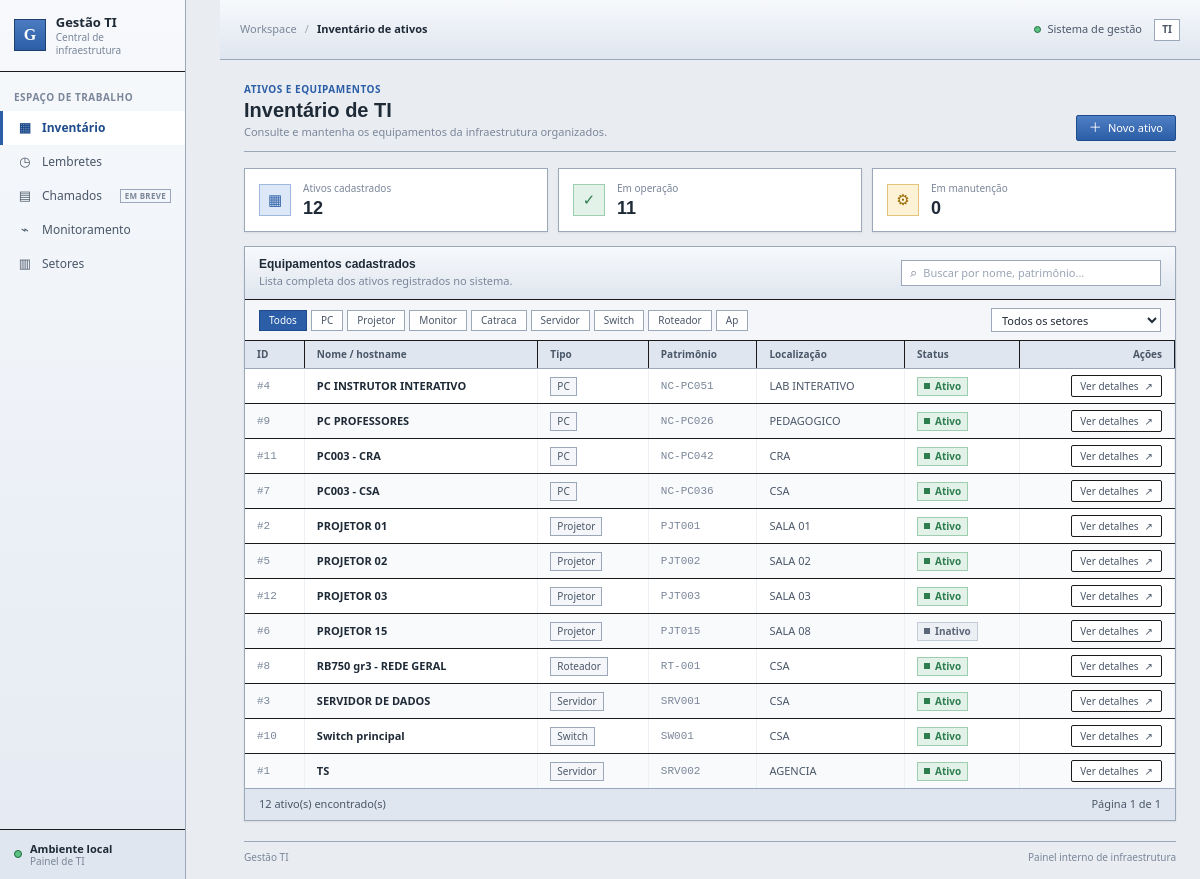
The page / on the database its author committed.
### database/models.py (models this page shows)
class Ativo(db.Model):
    __tablename__ = 'ativos'
    id = db.Column(db.Integer, primary_key=True)
    nome = db.Column(db.String(150), nullable=False)
    tipo = db.Column(db.String(50), nullable=False)
    patrimonio = db.Column(db.String(50))
    localizacao = db.Column(db.String(150))
    status = db.Column(db.String(30), default='Ativo')
    observacoes = db.Column(db.Text, default='')
    criado_em = db.Column(db.DateTime, default=agora)
    setor_id = db.Column(db.Integer, db.ForeignKey('setores.id'), index=True)
    configuracoes = db.relationship(
        'Configuracao', backref='ativo', lazy=True, cascade='all, delete-orphan'
    )

### services/ativo_services.py (the view, shortened to what this page needs)
def index():
    tipo = request.args.get('tipo')
    if tipo not in TIPOS_ATIVO:
        tipo = None
    setor_id = request.args.get('setor_id', type=int)
    q = (request.args.get('q') or '').strip()
    page = request.args.get('page', 1, type=int)
    query = Ativo.query.options(joinedload(Ativo.setor))
    if tipo:
        query = query.filter(Ativo.tipo == tipo)
    if setor_id:
        query = query.filter(Ativo.setor_id == setor_id)
    paginacao = query.order_by(Ativo.nome).paginate(page=page, per_page=POR_PAGINA, error_out=False)
    por_status = dict(db.session.query(Ativo.status, func.count(Ativo.id)).group_by(Ativo.status).all())
    return render_template(
        'index.html',
        ativos=paginacao.items, paginacao=paginacao, q=q,
        total_geral=sum(por_status.values()),
        total_ativos=por_status.get('Ativo', 0),
        total_manutencao=por_status.get('Em manutenção', 0),
        tipos=TIPOS_ATIVO, tipo_filtro=tipo,
        setores=Setor.query.order_by(Setor.nome).all(), setor_filtro=setor_id,
    )

### templates/index.html (shortened to what this page needs)
{% extends "base.html" %}
{% block breadcrumb %}Inventário de ativos{% endblock %}
{% block content %}
<section class="page-heading">
    <div>
        <div class="eyebrow">ATIVOS E EQUIPAMENTOS</div>
        <h1>Inventário de TI</h1>
        <p class="page-description">Consulte e mantenha os equipamentos da infraestrutura organizados.</p>
    </div>
    <a href="{{ url_for('novo_ativo') }}" class="btn btn-primary"><span class="btn-symbol">＋</span> Novo ativo</a>
</section>
<section class="stats-grid">
    <article class="stat-card"><div class="stat-icon icon-violet">▦</div><div><span class="stat-label">Ativos cadastrados</span><strong class="stat-value">{{ total_geral }}</strong></div></article>
    <article class="stat-card"><div class="stat-icon icon-green">✓</div><div><span class="stat-label">Em operação</span><strong class="stat-value">{{ total_ativos }}</strong></div></article>
    <article class="stat-card"><div class="stat-icon icon-amber">⚙</div><div><span class="stat-label">Em manutenção</span><strong class="stat-value">{{ total_manutencao }}</strong></div></article>
</section>
<section class="panel">
    <div class="panel-header">
        <div><h2>Equipamentos cadastrados</h2><p>Lista completa dos ativos registrados no sistema.</p></div>
        <form method="GET" action="{{ url_for('index') }}" class="search-box" role="search">
            <span aria-hidden="true">⌕</span>
            <input type="search" name="q" value="{{ q }}" placeholder="Buscar por nome, patrimônio..." aria-label="Buscar ativos">
        </form>
    </div>
    <div class="filter-bar">
        <nav class="chips" aria-label="Filtrar por tipo">
            <a href="{{ url_for('index', q=q, setor_id=setor_filtro) }}" class="chip {% if not tipo_filtro %}active{% endif %}">Todos</a>
            {% for t in tipos %}
            <a href="{{ url_for('index', q=q, tipo=t, setor_id=setor_filtro) }}" class="chip {% if tipo_filtro == t %}active{% endif %}">{{ t }}</a>
            {% endfor %}
        </nav>
        <form method="GET" action="{{ url_for('index') }}" class="filter-select">
            <select name="setor_id" aria-label="Filtrar por setor" onchange="this.form.submit()">
                <option value="">Todos os setores</option>
            </select>
        </form>
    </div>
    <div class="table-wrap">
        <table class="data-table" id="ativosTable">
            <thead><tr><th>ID</th><th>Nome / hostname</th><th>Tipo</th><th>Patrimônio</th><th>Localização</th><th>Status</th><th class="actions-heading">Ações</th></tr></thead>
            <tbody>
            {% for ativo in ativos %}
                <tr>
                    <td class="muted-cell">#{{ ativo.id }}</td>
                    <td><a class="asset-name" href="{{ url_for('detalhe_ativo', ativo_id=ativo.id) }}">{{ ativo.nome }}</a></td>
                    <td><span class="type-label">{{ ativo.tipo }}</span></td>
                    <td class="muted-cell">{{ ativo.patrimonio or '—' }}</td>
                    <td>{{ ativo.localizacao or '—' }}</td>
                    <td><span class="status-badge {% if ativo.status == 'Ativo' %}status-active{% elif ativo.status == 'Em manutenção' %}status-maintenance{% elif ativo.status == 'Inativo' %}status-inactive{% else %}status-discarded{% endif %}"><span></span>{{ ativo.status }}</span></td>
                    <td class="actions-cell"><a href="{{ url_for('detalhe_ativo', ativo_id=ativo.id) }}" class="btn btn-small btn-ghost" aria-label="Ver detalhes de {{ ativo.nome }}">Ver detalhes <span>↗</span></a></td>
                </tr>
            {% else %}
                <tr><td colspan="7"><div class="empty-state"><span class="empty-icon">▦</span><strong>Nenhum ativo encontrado</strong><p>Ajuste os filtros ou cadastre um novo equipamento.</p><a href="{{ url_for('novo_ativo') }}" class="btn btn-primary">Cadastrar ativo</a></div></td></tr>
            {% endfor %}
            </tbody>
        </table>
    </div>
    <div class="panel-footer">
        <span>{{ paginacao.total }} ativo(s) encontrado(s)</span>
        <nav class="pagination" aria-label="Paginação">
            <span>Página {{ paginacao.page or 1 }} de {{ paginacao.pages or 1 }}</span>
        </nav>
    </div>
</section>
{% endblock %}

### rows shown on the page
Ativo: id "4", nome "PC INSTRUTOR INTERATIVO", tipo "PC", patrimonio "NC-PC051", localizacao "LAB INTERATIVO", status "Ativo"
Ativo: id "9", nome "PC PROFESSORES", tipo "PC", patrimonio "NC-PC026", localizacao "PEDAGOGICO", status "Ativo"
Ativo: id "11", nome "PC003 - CRA", tipo "PC", patrimonio "NC-PC042", localizacao "CRA", status "Ativo"
Ativo: id "7", nome "PC003 - CSA", tipo "PC", patrimonio "NC-PC036", localizacao "CSA", status "Ativo"
Ativo: id "2", nome "PROJETOR 01", tipo "Projetor", patrimonio "PJT001", localizacao "SALA 01", status "Ativo"
Ativo: id "5", nome "PROJETOR 02", tipo "Projetor", patrimonio "PJT002", localizacao "SALA 02", status "Ativo"
Ativo: id "12", nome "PROJETOR 03", tipo "Projetor", patrimonio "PJT003", localizacao "SALA 03", status "Ativo"
Ativo: id "6", nome "PROJETOR 15", tipo "Projetor", patrimonio "PJT015", localizacao "SALA 08", status "Inativo"
Ativo: id "8", nome "RB750 gr3 - REDE GERAL", tipo "Roteador", patrimonio "RT-001", localizacao "CSA", status "Ativo"
Ativo: id "3", nome "SERVIDOR DE DADOS", tipo "Servidor", patrimonio "SRV001", localizacao "CSA", status "Ativo"
Ativo: id "10", nome "Switch principal", tipo "Switch", patrimonio "SW001", localizacao "CSA", status "Ativo"
Ativo: id "1", nome "TS", tipo "Servidor", patrimonio "SRV002", localizacao "AGENCIA", status "Ativo"

### other values the page prints
{{ total_geral }} "12"
{{ total_ativos }} "11"
{{ total_manutencao }} "0"
{{ t }} "PC" "Projetor" "Monitor" "Catraca" "Servidor" "Switch" "Roteador" "Ap"
{{ paginacao.total }} "12"
{{ paginacao.page or 1 }} "1"
{{ paginacao.pages or 1 }} "1"
